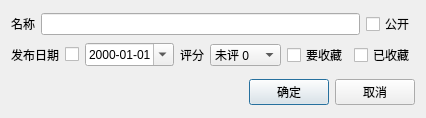
<?xml version="1.0" encoding="UTF-8"?>
<ui version="4.0">
 <class>AnimeSeasonNewDialog</class>
 <widget class="QDialog" name="AnimeSeasonNewDialog">
  <property name="geometry">
   <rect>
    <x>0</x>
    <y>0</y>
    <width>423</width>
    <height>118</height>
   </rect>
  </property>
  <property name="windowTitle">
   <string>新增季度</string>
  </property>
  <layout class="QVBoxLayout" name="verticalLayout">
   <item>
    <layout class="QHBoxLayout" name="hLayout_Name">
     <item>
      <widget class="QLabel" name="label_Name">
       <property name="text">
        <string>名称</string>
       </property>
      </widget>
     </item>
     <item>
      <widget class="QLineEdit" name="lineEdit_Name"/>
     </item>
     <item>
      <widget class="QCheckBox" name="checkBox_Display">
       <property name="text">
        <string>公开</string>
       </property>
      </widget>
     </item>
    </layout>
   </item>
   <item>
    <layout class="QHBoxLayout" name="hLayout_ReleaseDate">
     <item>
      <widget class="QLabel" name="label_ReleaseDate">
       <property name="text">
        <string>发布日期</string>
       </property>
      </widget>
     </item>
     <item>
      <widget class="QCheckBox" name="checkBox_ReleaseDateEnable">
       <property name="text">
        <string/>
       </property>
      </widget>
     </item>
     <item>
      <widget class="QDateEdit" name="dateEdit_ReleaseDate">
       <property name="displayFormat">
        <string notr="true">yyyy-MM-dd</string>
       </property>
       <property name="calendarPopup">
        <bool>true</bool>
       </property>
      </widget>
     </item>
     <item>
      <widget class="QLabel" name="label_Point">
       <property name="text">
        <string>评分</string>
       </property>
      </widget>
     </item>
     <item>
      <widget class="QComboBox" name="comboBox_Point">
       <property name="maxVisibleItems">
        <number>13</number>
       </property>
       <item>
        <property name="text">
         <string>未评 0</string>
        </property>
       </item>
       <item>
        <property name="text">
         <string>烂作 1</string>
        </property>
       </item>
       <item>
        <property name="text">
         <string>不行 2</string>
        </property>
       </item>
       <item>
        <property name="text">
         <string>极差 3</string>
        </property>
       </item>
       <item>
        <property name="text">
         <string>很差 4</string>
        </property>
       </item>
       <item>
        <property name="text">
         <string>略差 5</string>
        </property>
       </item>
       <item>
        <property name="text">
         <string>及格 6</string>
        </property>
       </item>
       <item>
        <property name="text">
         <string>海星 7</string>
        </property>
       </item>
       <item>
        <property name="text">
         <string>一般 8</string>
        </property>
       </item>
       <item>
        <property name="text">
         <string>很好 9</string>
        </property>
       </item>
       <item>
        <property name="text">
         <string>完美 10</string>
        </property>
       </item>
       <item>
        <property name="text">
         <string>极好 11</string>
        </property>
       </item>
       <item>
        <property name="text">
         <string>神作 12</string>
        </property>
       </item>
      </widget>
     </item>
     <item>
      <widget class="QCheckBox" name="checkBox_CollectIt">
       <property name="text">
        <string>要收藏</string>
       </property>
      </widget>
     </item>
     <item>
      <widget class="QCheckBox" name="checkBox_CollectOk">
       <property name="text">
        <string>已收藏</string>
       </property>
      </widget>
     </item>
     <item>
      <spacer name="hSpacer_Collect">
       <property name="orientation">
        <enum>Qt::Horizontal</enum>
       </property>
       <property name="sizeHint" stdset="0">
        <size>
         <width>40</width>
         <height>20</height>
        </size>
       </property>
      </spacer>
     </item>
    </layout>
   </item>
   <item>
    <spacer name="vSpacer_Space">
     <property name="orientation">
      <enum>Qt::Vertical</enum>
     </property>
     <property name="sizeType">
      <enum>QSizePolicy::Fixed</enum>
     </property>
     <property name="sizeHint" stdset="0">
      <size>
       <width>20</width>
       <height>5</height>
      </size>
     </property>
    </spacer>
   </item>
   <item>
    <layout class="QHBoxLayout" name="hLayout_OkCancel">
     <item>
      <spacer name="hSpacer_OkCancel">
       <property name="orientation">
        <enum>Qt::Horizontal</enum>
       </property>
       <property name="sizeHint" stdset="0">
        <size>
         <width>40</width>
         <height>20</height>
        </size>
       </property>
      </spacer>
     </item>
     <item>
      <widget class="QPushButton" name="pushButton_Ok">
       <property name="text">
        <string>确定</string>
       </property>
      </widget>
     </item>
     <item>
      <widget class="QPushButton" name="pushButton_Cancel">
       <property name="text">
        <string>取消</string>
       </property>
      </widget>
     </item>
    </layout>
   </item>
  </layout>
 </widget>
 <resources/>
 <connections/>
</ui>
